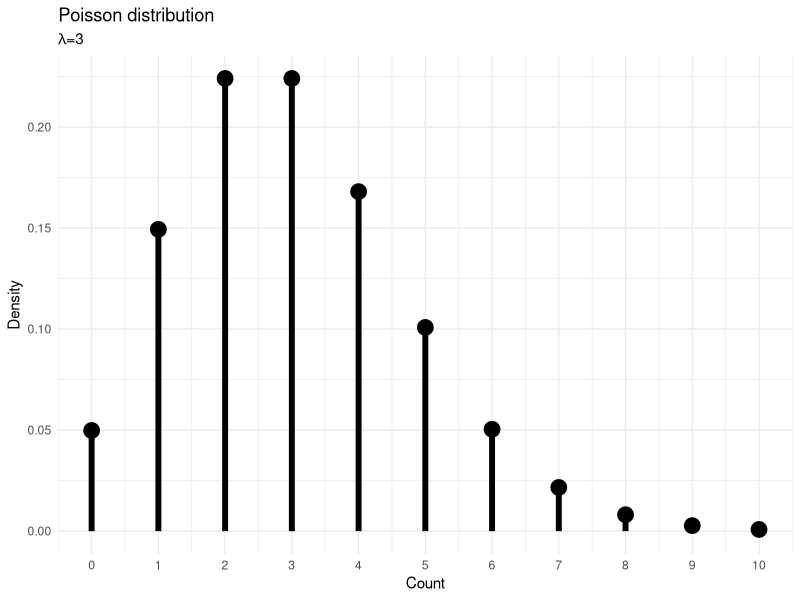
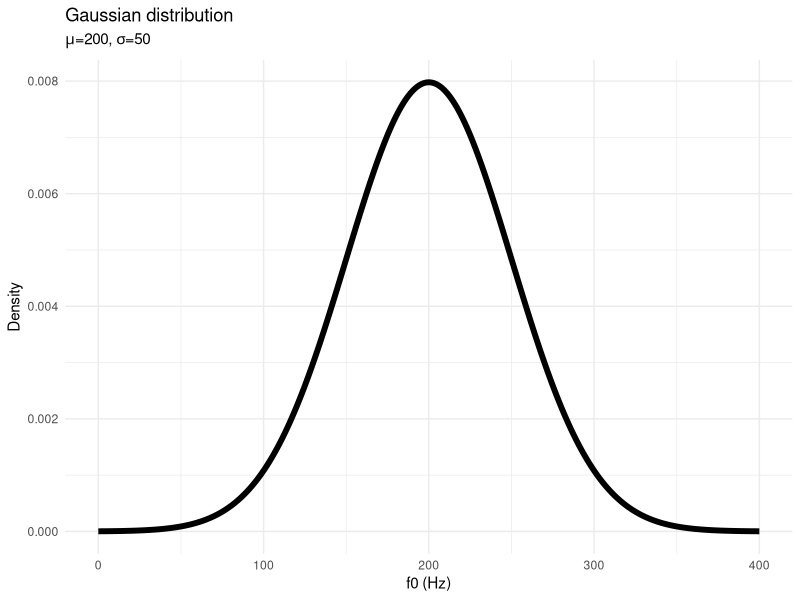
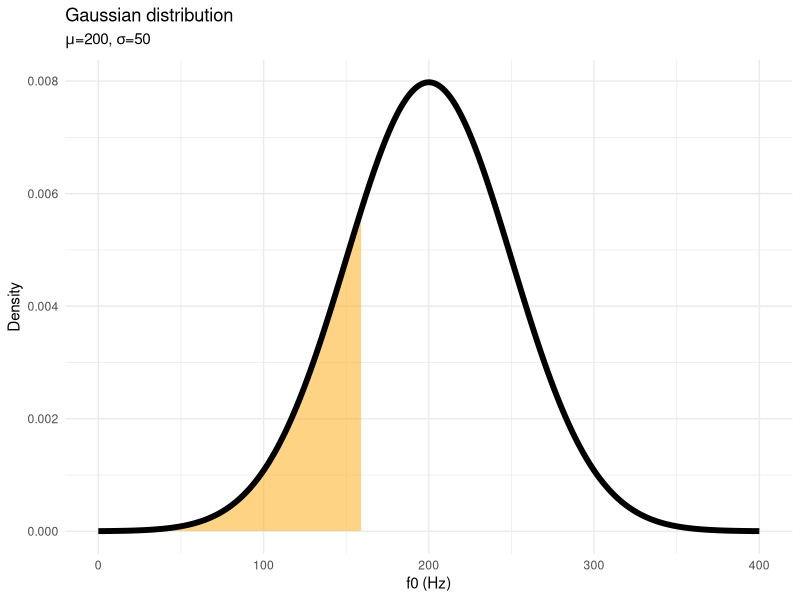
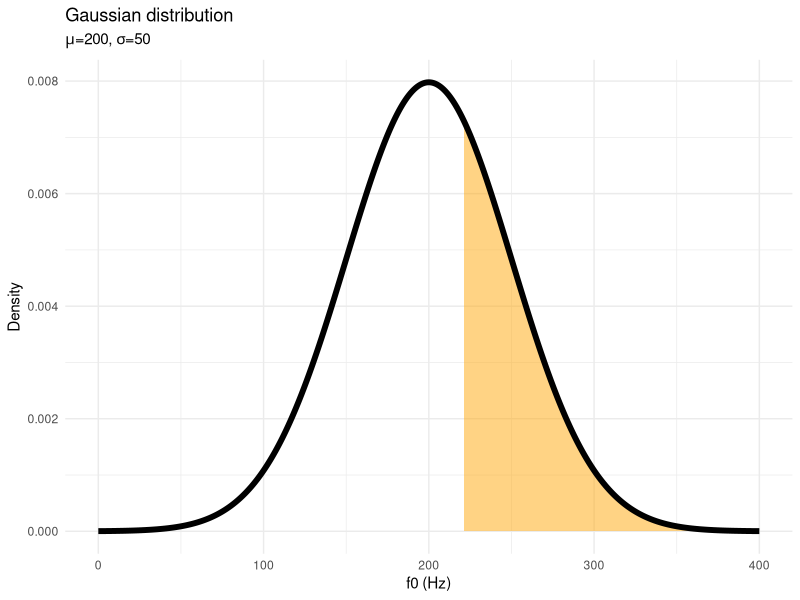
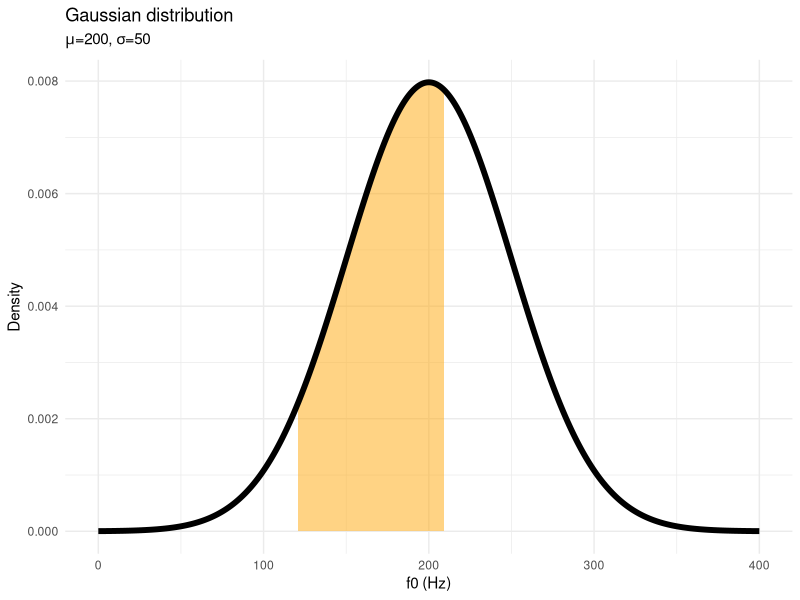
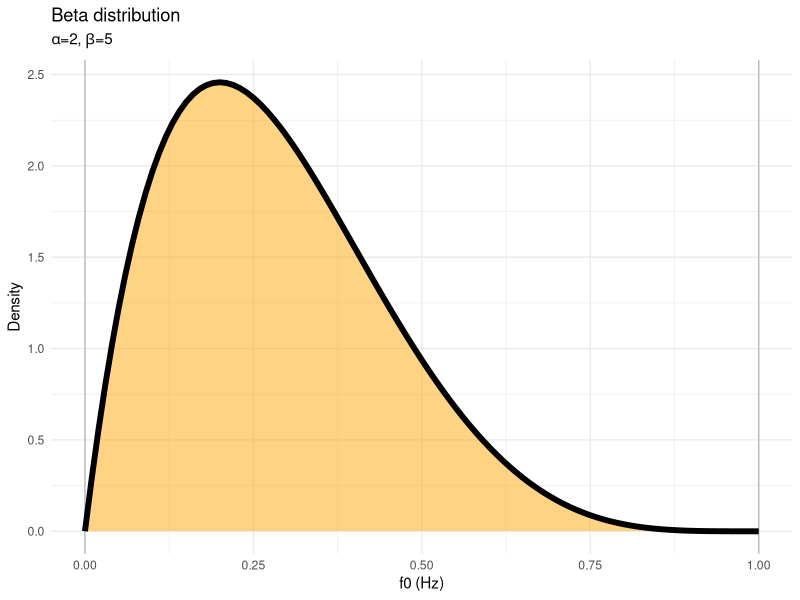
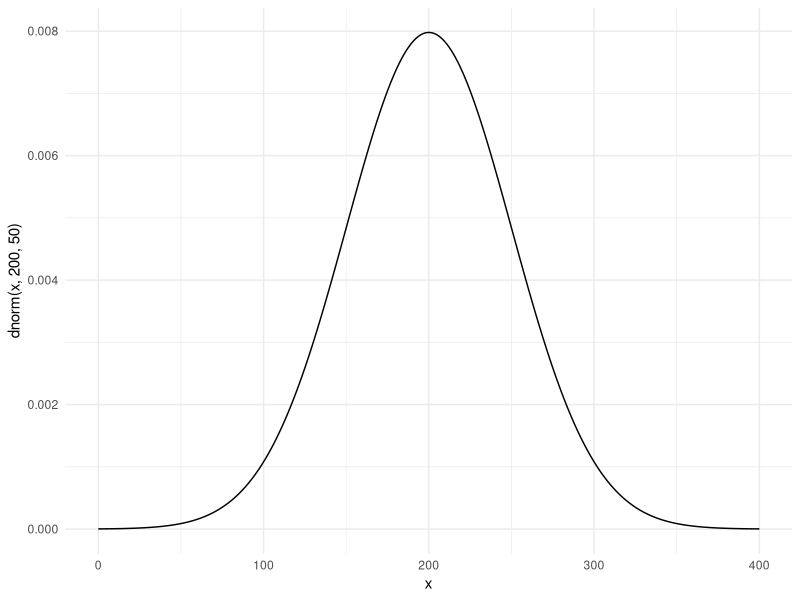

These charts were generated, in order, by the following R code:
## ---- chunk 1
options(htmltools.dir.version = FALSE)
library(tidyverse)
theme_set(theme_minimal())
## ---- chunk 2
x <- seq(0, 10)
y <- dpois(x, 3)
ggplot() +
  aes(x, y) +
  geom_point(size = 5) +
  geom_linerange(aes(xmin = x, xmax = x, ymin = 0, ymax = y), size = 2) +
  scale_x_continuous(n.breaks = 10) +
  labs(
    x = "Count", y = "Density",
    title = "Poisson distribution",
    subtitle = expression(paste(lambda, "=3"))
  )
## ---- chunk 3
x <- seq(0, 400)
ggplot() +
  aes(x = x, y = dnorm(x, 200, 50)) +
  geom_line(size = 2) +
  labs(
    x = "f0 (Hz)", y = "Density",
    title = "Gaussian distribution",
    subtitle = expression(paste(mu, "=200", ", ", sigma, "=50"))
  )
## ---- chunk 4
x <- seq(0, 400)
y = dnorm(x, 200, 50)
ggplot() +
  aes(x, y) +
  geom_ribbon(aes(x = ifelse(x < 160 , x, NA), ymin = 0, ymax = y), alpha = 0.5, fill = "#FFA70B") +
  geom_line(size = 2) +
  labs(
    x = "f0 (Hz)", y = "Density",
    title = "Gaussian distribution",
    subtitle = expression(paste(mu, "=200", ", ", sigma, "=50"))
  )
## ---- chunk 5
x <- seq(0, 400)
y = dnorm(x, 200, 50)
ggplot() +
  aes(x, y) +
  geom_ribbon(aes(x = ifelse(x > 220 , x, NA), ymin = 0, ymax = y), alpha = 0.5, fill = "#FFA70B") +
  geom_line(size = 2) +
  labs(
    x = "f0 (Hz)", y = "Density",
    title = "Gaussian distribution",
    subtitle = expression(paste(mu, "=200", ", ", sigma, "=50"))
  )
## ---- chunk 6
x <- seq(0, 400)
y = dnorm(x, 200, 50)
ggplot() +
  aes(x, y) +
  geom_ribbon(aes(x = ifelse(x > 120 & x < 210 , x, NA), ymin = 0, ymax = y), alpha = 0.5, fill = "#FFA70B") +
  geom_line(size = 2) +
  labs(
    x = "f0 (Hz)", y = "Density",
    title = "Gaussian distribution",
    subtitle = expression(paste(mu, "=200", ", ", sigma, "=50"))
  )
## ---- chunk 7
x <- seq(0, 1, by = 0.01)
y = dbeta(x, 2, 5)
ggplot() +
  aes(x, y) +
  geom_vline(xintercept = c(0, 1), colour = "grey") +
  geom_ribbon(aes(x, ymin = 0, ymax = y), alpha = 0.5, fill = "#FFA70B") +
  geom_line(size = 2) +
  labs(
    x = "f0 (Hz)", y = "Density",
    title = "Beta distribution",
    subtitle = expression(paste(alpha, "=2", ", ", beta, "=5"))
  )
## ---- chunk 8
x <- seq(0, 400)
ggplot() +
  aes(x = x, y = dnorm(x, 200, 50)) +
  geom_line()
